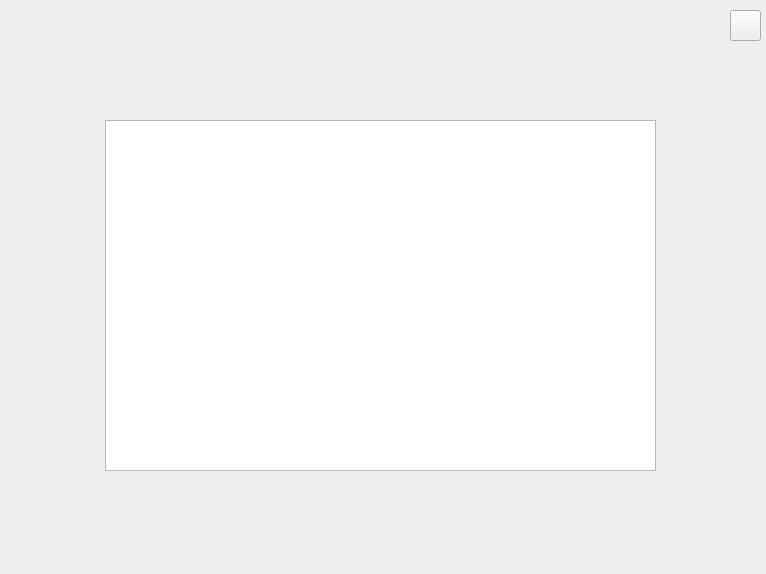
<?xml version="1.0" encoding="UTF-8"?>
<ui version="4.0">
 <class>outComparion</class>
 <widget class="QWidget" name="outComparion">
  <property name="geometry">
   <rect>
    <x>0</x>
    <y>0</y>
    <width>766</width>
    <height>574</height>
   </rect>
  </property>
  <property name="windowTitle">
   <string>Form</string>
  </property>
  <widget class="QPushButton" name="btn_goHome">
   <property name="enabled">
    <bool>true</bool>
   </property>
   <property name="geometry">
    <rect>
     <x>730</x>
     <y>10</y>
     <width>31</width>
     <height>31</height>
    </rect>
   </property>
   <property name="font">
    <font>
     <pointsize>12</pointsize>
    </font>
   </property>
   <property name="cursor">
    <cursorShape>PointingHandCursor</cursorShape>
   </property>
   <property name="autoFillBackground">
    <bool>false</bool>
   </property>
   <property name="styleSheet">
    <string notr="true">border-image: url(:/image/image/home_icon.png);</string>
   </property>
   <property name="text">
    <string/>
   </property>
  </widget>
  <widget class="QWidget" name="">
   <property name="geometry">
    <rect>
     <x>0</x>
     <y>90</y>
     <width>761</width>
     <height>411</height>
    </rect>
   </property>
   <layout class="QHBoxLayout" name="horizontalLayout">
    <item>
     <spacer name="horizontalSpacer">
      <property name="orientation">
       <enum>Qt::Orientation::Horizontal</enum>
      </property>
      <property name="sizeHint" stdset="0">
       <size>
        <width>40</width>
        <height>20</height>
       </size>
      </property>
     </spacer>
    </item>
    <item>
     <widget class="QTableWidget" name="tableWidget">
      <property name="sizePolicy">
       <sizepolicy hsizetype="Fixed" vsizetype="Fixed">
        <horstretch>0</horstretch>
        <verstretch>0</verstretch>
       </sizepolicy>
      </property>
      <property name="minimumSize">
       <size>
        <width>551</width>
        <height>351</height>
       </size>
      </property>
      <property name="maximumSize">
       <size>
        <width>551</width>
        <height>351</height>
       </size>
      </property>
      <property name="font">
       <font>
        <pointsize>14</pointsize>
       </font>
      </property>
      <property name="horizontalScrollBarPolicy">
       <enum>Qt::ScrollBarPolicy::ScrollBarAsNeeded</enum>
      </property>
      <property name="sizeAdjustPolicy">
       <enum>QAbstractScrollArea::SizeAdjustPolicy::AdjustToContents</enum>
      </property>
      <property name="dragDropOverwriteMode">
       <bool>true</bool>
      </property>
      <property name="verticalScrollMode">
       <enum>QAbstractItemView::ScrollMode::ScrollPerItem</enum>
      </property>
      <property name="horizontalScrollMode">
       <enum>QAbstractItemView::ScrollMode::ScrollPerItem</enum>
      </property>
      <attribute name="horizontalHeaderVisible">
       <bool>true</bool>
      </attribute>
      <attribute name="horizontalHeaderCascadingSectionResizes">
       <bool>false</bool>
      </attribute>
      <attribute name="horizontalHeaderMinimumSectionSize">
       <number>45</number>
      </attribute>
      <attribute name="horizontalHeaderDefaultSectionSize">
       <number>150</number>
      </attribute>
      <attribute name="horizontalHeaderHighlightSections">
       <bool>false</bool>
      </attribute>
      <attribute name="horizontalHeaderShowSortIndicator" stdset="0">
       <bool>false</bool>
      </attribute>
      <attribute name="horizontalHeaderStretchLastSection">
       <bool>true</bool>
      </attribute>
      <attribute name="verticalHeaderVisible">
       <bool>true</bool>
      </attribute>
      <attribute name="verticalHeaderCascadingSectionResizes">
       <bool>true</bool>
      </attribute>
      <attribute name="verticalHeaderMinimumSectionSize">
       <number>34</number>
      </attribute>
      <attribute name="verticalHeaderDefaultSectionSize">
       <number>69</number>
      </attribute>
      <attribute name="verticalHeaderShowSortIndicator" stdset="0">
       <bool>true</bool>
      </attribute>
      <attribute name="verticalHeaderStretchLastSection">
       <bool>false</bool>
      </attribute>
     </widget>
    </item>
    <item>
     <spacer name="horizontalSpacer_2">
      <property name="orientation">
       <enum>Qt::Orientation::Horizontal</enum>
      </property>
      <property name="sizeHint" stdset="0">
       <size>
        <width>40</width>
        <height>20</height>
       </size>
      </property>
     </spacer>
    </item>
   </layout>
  </widget>
 </widget>
 <resources/>
 <connections/>
</ui>
